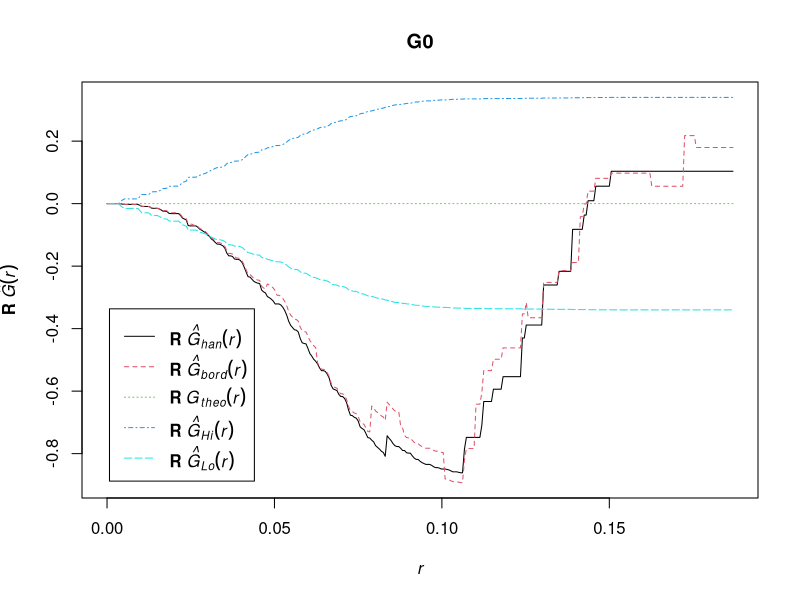
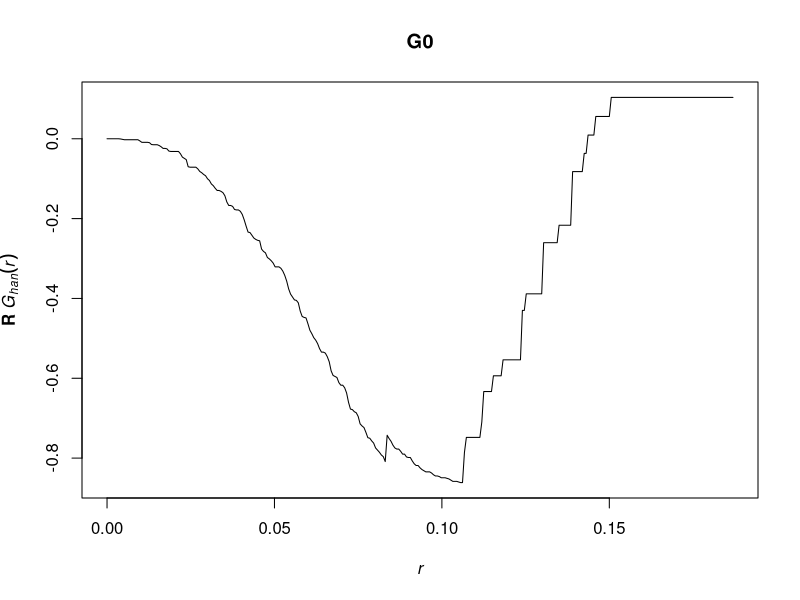
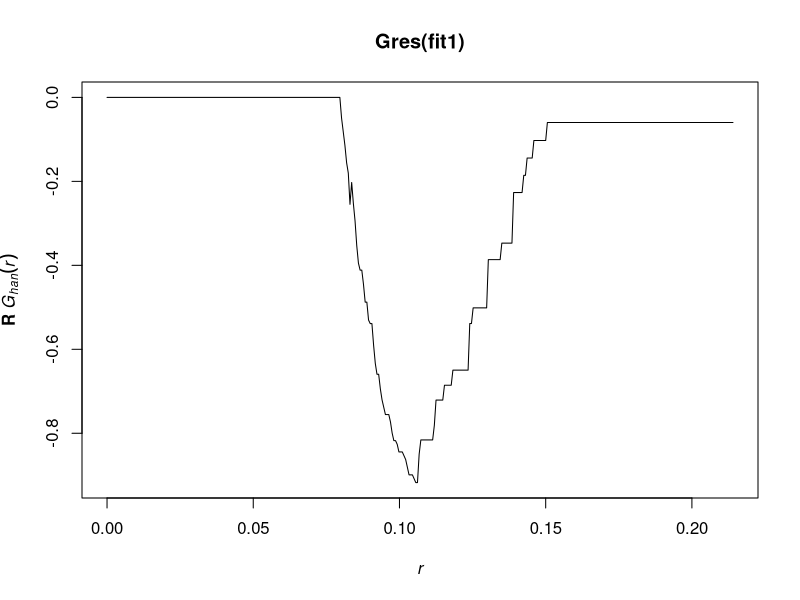
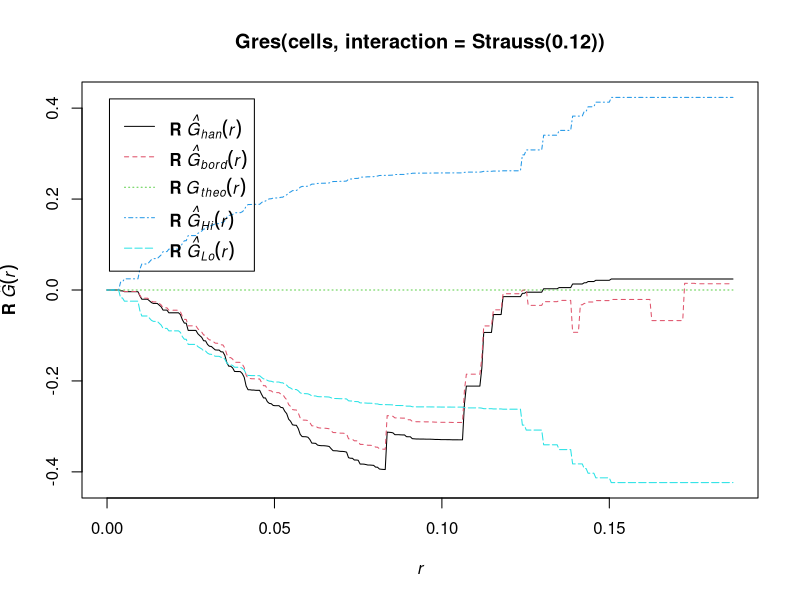

Reproduce these figures in R, in order.
library(spatstat)


### Name: Gres
### Title: Residual G Function
### Aliases: Gres
### Keywords: spatial models

### ** Examples

    data(cells)
    fit0 <- ppm(cells, ~1) # uniform Poisson
    G0 <- Gres(fit0)
    plot(G0)
# Hanisch correction estimate
    plot(G0, hres ~ r)
# uniform Poisson is clearly not correct

    fit1 <- ppm(cells, ~1, Strauss(0.08))
    plot(Gres(fit1), hres ~ r)
# fit looks approximately OK; try adjusting interaction distance

    plot(Gres(cells, interaction=Strauss(0.12)))

# How to make envelopes
    ## Not run: 
##D     E <- envelope(fit1, Gres, model=fit1, nsim=39)
##D     plot(E)
##D     
## End(Not run)
# For computational efficiency
    Gc <- Gcom(fit1)
    G1 <- Gres(Gc)
